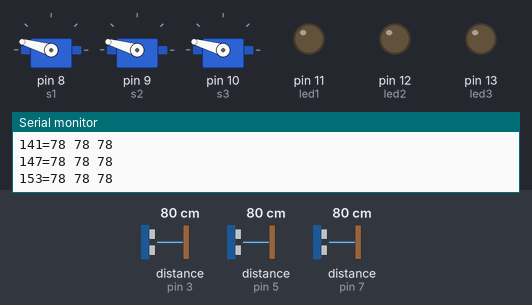
A sketch run on a simulated Arduino Uno, built with avr-gcc and run on an emulated ATmega328P. Parts: 3 × servo, output pins drawn as LEDs (lit = HIGH), the last lines printed to the serial monitor. Wiring (inferred from the names in the program): 3 × ultrasonic range finder: trigger pin 2, echo pin 3 / trigger pin 4, echo pin 5 / trigger pin 6, echo pin 7. The test bench sets the inputs (shaded band); at power-on: distance to the obstacle (sensors on pin 3, pin 5, pin 7) 80 cm. The echo pulse lasts 58.3 µs per cm; pins used as bus, display or sensor lines are not drawn.

Above: at 1.22 s.
1.3 s: distance to the obstacle (sensor on pin 3) set to 2 cm
At 1.45 s:
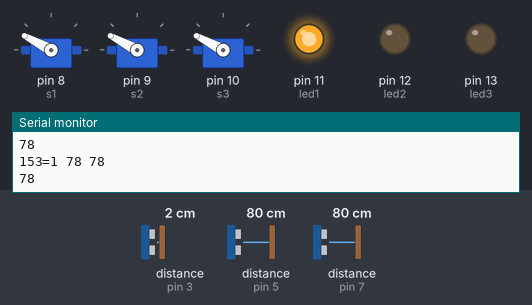
At 3.56 s:
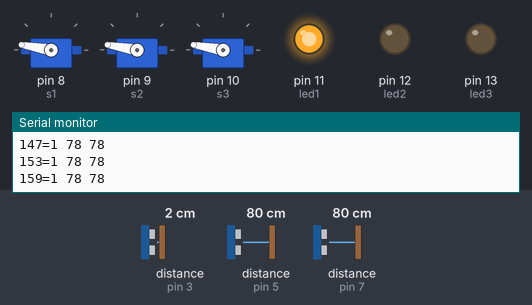
4.3 s: distance to the obstacle (sensor on pin 5) set to 168 cm
7.3 s: distance to the obstacle (sensor on pin 7) set to 2 cm
At 8.56 s:
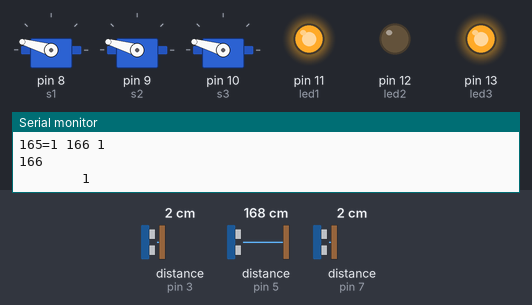
10.3 s: distance to the obstacle (sensor on pin 5) set to 4 cm
At 10.7 s:
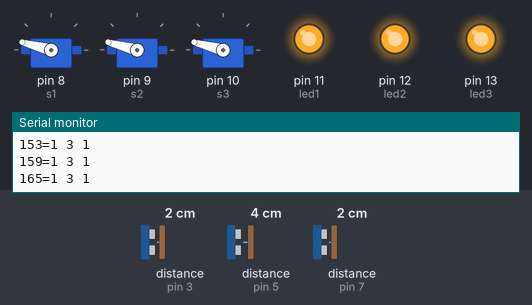
13.3 s: distance to the obstacle (sensor on pin 3) set to 35 cm
16.3 s: distance to the obstacle (sensor on pin 7) set to 9 cm
Timing chart, 0 to 20.3 s (numbered marks = the images above; inputs shaded):
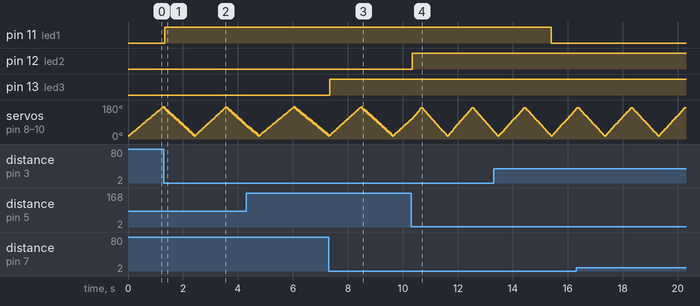

Measured:
- after the input at 1.3 s, pin 11 (led1): LOW → HIGH at once
- after the input at 7.3 s, pin 13 (led3): LOW → HIGH at once
- after the input at 10.3 s, pin 12 (led2): LOW → HIGH at once
- after the input at 13.3 s, pin 11 (led1): HIGH → LOW after 2.1 s

The sketch:

Arduino_2_Automated_Street_light.ino
```cpp
#include <Servo.h>
const int trigPin1 = 2;
const int echoPin1 = 3;
const int trigPin2 = 4;
const int echoPin2 = 5;
const int trigPin3 = 6;
const int echoPin3 = 7;

const int led1 = 11 ;
const int led2 = 12;
const int led3 = 13;

const int s1 = 8;
const int s2 = 9;
const int s3 = 10;

// defining time and distance
long duration;
int distance1,distance2,distance3,distance4,distance5;

Servo myServo1;
Servo myServo2;
Servo myServo3;

void setup() {
pinMode(trigPin1, OUTPUT);
pinMode(trigPin2, OUTPUT);
pinMode(trigPin3, OUTPUT);

pinMode(led1, OUTPUT);
pinMode(led2, OUTPUT);
pinMode(led3, OUTPUT);

pinMode(echoPin1, INPUT);
pinMode(echoPin2, INPUT);
pinMode(echoPin3, INPUT);

Serial.begin(9600);
myServo1.attach(s1);
myServo2.attach(s2);
myServo3.attach(s3);
}
void loop() {
// rotating servo i++ depicts increment of one degree

int islit1=310;
int islit2=310;
int islit3=310;
for(int i=15;i<=165;i+=6){
    myServo1.write(i);
    myServo2.write(i);
    myServo3.write(i);

    delay(30);
    distance1 = calculateDistance(i,1);
    distance2 = calculateDistance(i,2);
    distance3 = calculateDistance(i,3);

    Serial.print(i);
    Serial.print("=");
    Serial.print(String(distance1)+" "+String(distance2)+" "+String(distance3)+"\n");

    if(distance1<3)
    {
      //Serial.println(String(distance2)+"  "+ "   ");
      islit1=1;
      digitalWrite(led1, HIGH);
    }
    else
    {
      islit1++;
    }

    if(distance2<10)
    {
      //Serial.println("  "+String(distance2)+ "   ");
      islit2=1;
      digitalWrite(led2, HIGH);
    }
    else
    {
      islit2++;
    }
    if(distance3<10)
    {
      //Serial.println("        "+ String(distance3));
      islit3=1;
      digitalWrite(led3, HIGH);
    }
    else
    {
      islit3++;
    }


    if(islit1>=400)
      {
          digitalWrite(led1, LOW);
      }
      if(islit2>=400)
      {
          digitalWrite(led2, LOW);
      }
      if(islit3>=400)
      {
          digitalWrite(led3, LOW);
      }


}
// Repeats the previous lines from 165 to 15 degrees
for(int i=165;i>15;i-=6){
     myServo1.write(i);
    myServo2.write(i);
    myServo3.write(i);


    delay(30);
    distance1 = calculateDistance(i,1);
    distance2 = calculateDistance(i,2);
    distance3 = calculateDistance(i,3);


    Serial.print(i);
    Serial.print("=");
    Serial.print(String(distance1)+" "+String(distance2)+" "+String(distance3)+"\n");

    if(distance1<6)
    {
      Serial.println(String(distance2)+"  "+ "   ");
      islit1=1;
      digitalWrite(led1, HIGH);
    }
    else
    {
      islit1++;
    }
    if(distance2<10)
    {
      Serial.println("  "+String(distance2)+ "   ");
      islit2=1;
      digitalWrite(led2, HIGH);
    }
    else
    {
      islit2++;
    }
    if(distance3<10)
    {
      Serial.println("        "+ String(distance3));
      islit3=1;
      digitalWrite(led3, HIGH);
    }
    else
    {
      islit3++;
    }


    if(islit1>=400)
      {
          digitalWrite(led1, LOW);
      }
      if(islit2>=400)
      {
          digitalWrite(led2, LOW);
      }
      if(islit3>=400)
      {
          digitalWrite(led3, LOW);
      }

}

if(islit1>=300)
{
    digitalWrite(led1, LOW);
}
else
{
    digitalWrite(led1, HIGH);
}
if(islit2>=300)
{
    digitalWrite(led2, LOW);
}
else
{
    digitalWrite(led2, HIGH);
}
if(islit3>=300)
{
    digitalWrite(led3, LOW);
}
else
{
    digitalWrite(led3, HIGH);
}


}
int calculateDistance(int i, int flg){

int trigPin,echoPin;
int distanceCm;

if(flg==1)
{
  trigPin=trigPin1;
  echoPin=echoPin1;
}
else if(flg==2)
{
  trigPin=trigPin2;
  echoPin=echoPin2;
}
else if(flg==3)
{
  trigPin=trigPin3;
  echoPin=echoPin3;
}

digitalWrite(trigPin, LOW);
i=i+1;
myServo1.write(i);
myServo2.write(i);
 myServo3.write(i);


  delayMicroseconds(2);
  i=i+1;
myServo1.write(i);

 myServo2.write(i);
 myServo3.write(i);

  digitalWrite(trigPin, HIGH);
  i=i+1;
myServo1.write(i);

 myServo2.write(i);
 myServo3.write(i);

  delayMicroseconds(10);
  i=i+1;
myServo1.write(i);
myServo2.write(i);
 myServo3.write(i);


  digitalWrite(trigPin, LOW);
  i=i+1;
  myServo1.write(i);
myServo2.write(i);
 myServo3.write(i);


  duration = pulseIn(echoPin, HIGH);
  i=i+1;
myServo1.write(i);
myServo2.write(i);
 myServo3.write(i);


  distanceCm = duration * 0.0340 / 2;
  return distanceCm;


}
```
